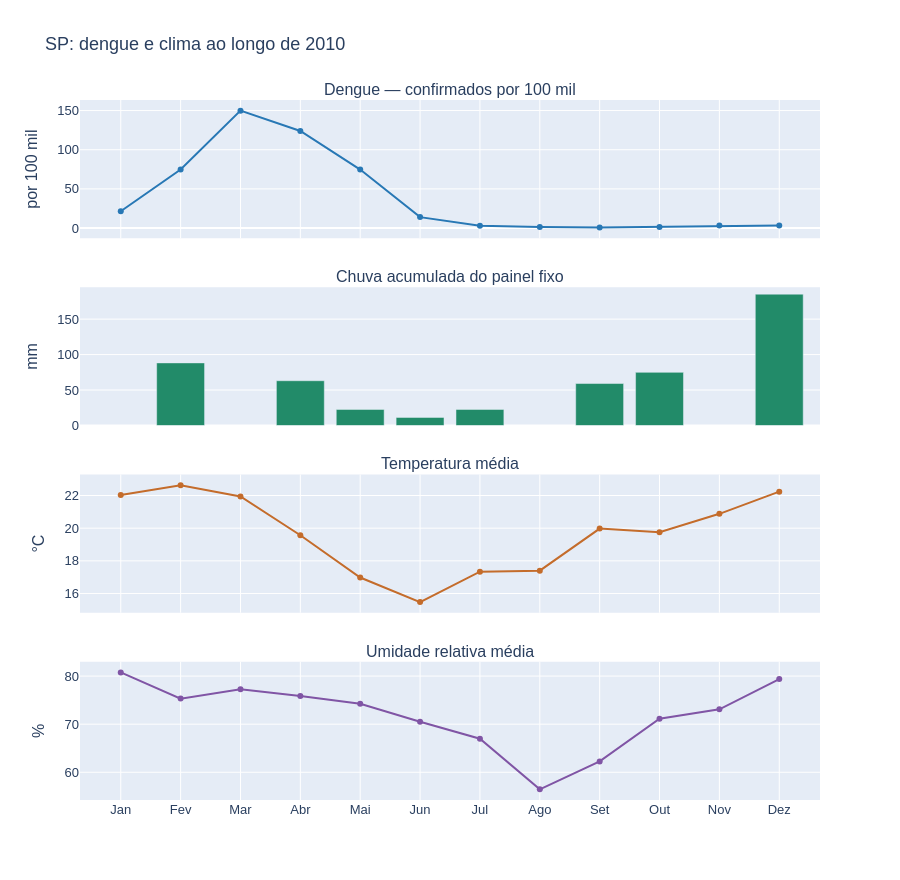

Notebook cell for this chart:
### Markdown cell above
## 6. Painel temporal e contexto de saneamento

Altere `UF_DESTAQUE` na configuração e reexecute as células seguintes para explorar outro estado.
Os gráficos compartilham o calendário e preservam uma escala própria para cada variável.
Os indicadores censitários no título fornecem o contexto estadual; sua presença não
demonstra uma relação causal com os picos mensais.

### Code cell
if UF_DESTAQUE not in anual["UF"].to_list():
    raise ValueError("UF_DESTAQUE inválida: informe uma das 27 siglas de UF.")
estado = mensal.filter(pl.col("UF") == UF_DESTAQUE).sort("mes")
contexto = anual.filter(pl.col("UF") == UF_DESTAQUE).row(0, named=True)
resumo_saneamento = " · ".join(f"{ROTULOS_SANEAMENTO[c]}: {contexto[c]:.1f}%" for c in SANITATION)
display(Markdown(f"**{UF_DESTAQUE} — Censo {ANO}:** {resumo_saneamento}"))

fig = make_subplots(rows=4, cols=1, shared_xaxes=True, vertical_spacing=0.07,
                    subplot_titles=["Dengue — confirmados por 100 mil", "Chuva acumulada do painel fixo", "Temperatura média", "Umidade relativa média"])
fig.add_trace(go.Scatter(x=MESES, y=estado["taxa_confirmados_100k"].to_list(), mode="lines+markers", line_color="#2878b5", name="Dengue"), row=1, col=1)
for linha, coluna, unidade, cor in [
    (2, "chuva_acumulada_mm", "mm", "#228b69"),
    (3, "temperatura_media_c", "°C", "#c46c2b"),
    (4, "umidade_media_pct", "%", "#8055a5"),
]:
    valores = estado[coluna].to_list()
    if any(v is not None for v in valores):
        trace = go.Bar(x=MESES, y=valores, marker_color=cor) if linha == 2 else go.Scatter(x=MESES, y=valores, mode="lines+markers", line_color=cor, connectgaps=False)
        fig.add_trace(trace, row=linha, col=1)
    else:
        fig.add_annotation(x=0.5, y=0.5, xref=f"x{linha} domain", yref=f"y{linha} domain",
                           text="Sem dados climáticos elegíveis neste recorte", showarrow=False, font_color="#777777")
    fig.update_yaxes(title_text=unidade, row=linha, col=1)
fig.update_yaxes(title_text="por 100 mil", row=1, col=1)
fig.update_layout(title=f"{UF_DESTAQUE}: dengue e clima ao longo de {ANO}", height=880, showlegend=False)
mostrar("02_painel_temporal", fig)

### Figure 1 — Plotly figure (JSON) as saved in the notebook; plotly's stock layout.template omitted (floating-point values rounded to 4 significant figures)
{"data": [{"line": {"color": "#2878b5"}, "mode": "lines+markers", "name": "Dengue", "type": "scatter", "x": ["Jan", "Fev", "Mar", "Abr", "Mai", "Jun", "Jul", "Ago", "Set", "Out", "Nov", "Dez"], "xaxis": "x", "y": [21.49, 74.76, 149.9, 123.9, 74.67, 13.94, 3.066, 1.241, 0.5695, 1.478, 3.163, 3.211], "yaxis": "y"}, {"marker": {"color": "#228b69"}, "type": "bar", "x": ["Jan", "Fev", "Mar", "Abr", "Mai", "Jun", "Jul", "Ago", "Set", "Out", "Nov", "Dez"], "xaxis": "x2", "y": [null, 88.27, null, 63.13, 22.67, 11.4, 22.67, null, 59.2, 74.93, null, 185.2], "yaxis": "y2"}, {"connectgaps": false, "line": {"color": "#c46c2b"}, "mode": "lines+markers", "type": "scatter", "x": ["Jan", "Fev", "Mar", "Abr", "Mai", "Jun", "Jul", "Ago", "Set", "Out", "Nov", "Dez"], "xaxis": "x3", "y": [22.03, 22.63, 21.94, 19.57, 16.98, 15.48, 17.34, 17.4, 19.97, 19.75, 20.88, 22.23], "yaxis": "y3"}, {"connectgaps": false, "line": {"color": "#8055a5"}, "mode": "lines+markers", "type": "scatter", "x": ["Jan", "Fev", "Mar", "Abr", "Mai", "Jun", "Jul", "Ago", "Set", "Out", "Nov", "Dez"], "xaxis": "x4", "y": [80.76, 75.31, 77.26, 75.86, 74.26, 70.49, 66.97, 56.45, 62.26, 71.14, 73.1, 79.37], "yaxis": "y4"}], "layout": {"annotations": [{"font": {"size": 16}, "showarrow": false, "text": "Dengue — confirmados por 100 mil", "x": 0.5, "xanchor": "center", "xref": "paper", "y": 1.0, "yanchor": "bottom", "yref": "paper"}, {"font": {"size": 16}, "showarrow": false, "text": "Chuva acumulada do painel fixo", "x": 0.5, "xanchor": "center", "xref": "paper", "y": 0.7325, "yanchor": "bottom", "yref": "paper"}, {"font": {"size": 16}, "showarrow": false, "text": "Temperatura média", "x": 0.5, "xanchor": "center", "xref": "paper", "y": 0.465, "yanchor": "bottom", "yref": "paper"}, {"font": {"size": 16}, "showarrow": false, "text": "Umidade relativa média", "x": 0.5, "xanchor": "center", "xref": "paper", "y": 0.1975, "yanchor": "bottom", "yref": "paper"}], "font": {"family": "Arial, sans-serif", "size": 13}, "height": 880, "separators": ",.", "showlegend": false, "title": {"text": "SP: dengue e clima ao longo de 2010"}, "xaxis": {"anchor": "y", "domain": [0.0, 1.0], "matches": "x4", "showticklabels": false}, "xaxis2": {"anchor": "y2", "domain": [0.0, 1.0], "matches": "x4", "showticklabels": false}, "xaxis3": {"anchor": "y3", "domain": [0.0, 1.0], "matches": "x4", "showticklabels": false}, "xaxis4": {"anchor": "y4", "domain": [0.0, 1.0]}, "yaxis": {"anchor": "x", "domain": [0.8025, 1.0], "title": {"text": "por 100 mil"}}, "yaxis2": {"anchor": "x2", "domain": [0.535, 0.7325], "title": {"text": "mm"}}, "yaxis3": {"anchor": "x3", "domain": [0.2675, 0.465], "title": {"text": "°C"}}, "yaxis4": {"anchor": "x4", "domain": [0.0, 0.1975], "title": {"text": "%"}}}}
